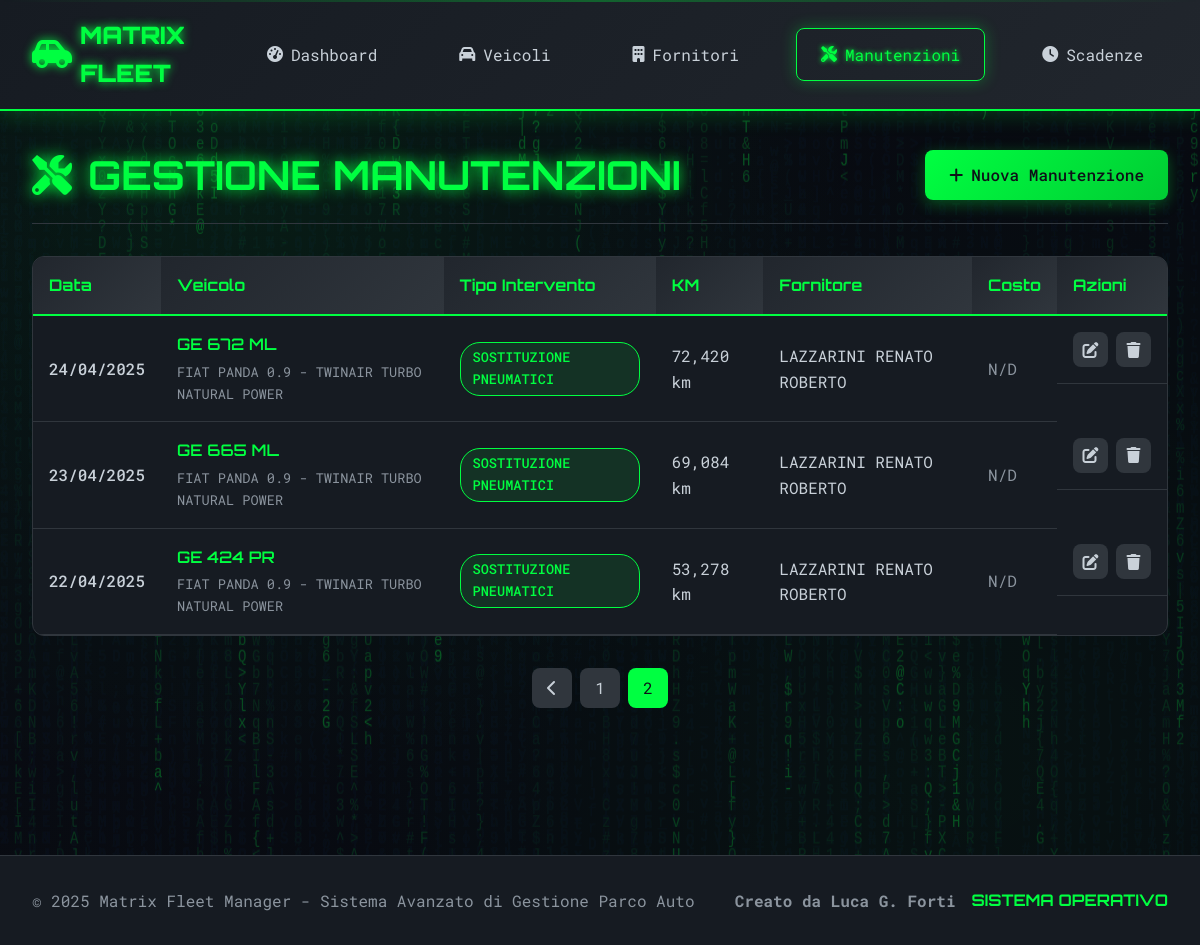
The page /manutenzioni/?page=2 on the database its author committed.
### app/models.py (models this page shows, shortened)
class Manutenzione(db.Model):
    __tablename__ = 'manutenzioni'
    id = db.Column(db.Integer, primary_key=True)
    veicolo_id = db.Column(db.Integer, db.ForeignKey('veicoli.id'), nullable=False)
    fornitore_id = db.Column(db.Integer, db.ForeignKey('fornitori.id'))
    data_intervento = db.Column(db.Date, nullable=False)
    km_intervento = db.Column(db.Integer, nullable=False)
    tipo_intervento = db.Column(db.String(100), nullable=False)
    descrizione = db.Column(db.Text)
    costo = db.Column(db.Numeric(10, 2))
    numero_fattura = db.Column(db.String(50))
    data_fattura = db.Column(db.Date)
    garanzia_mesi = db.Column(db.Integer, default=0)
    prossima_scadenza_km = db.Column(db.Integer)
    note = db.Column(db.Text)
    nucleo = db.Column(db.String(50), default='Via Capitel')
    data_creazione = db.Column(db.DateTime, default=datetime.utcnow)

class Veicolo(db.Model):
    __tablename__ = 'veicoli'
    id = db.Column(db.Integer, primary_key=True)
    targa = db.Column(db.String(10), nullable=False, unique=True)
    marca = db.Column(db.String(50), nullable=False)
    modello = db.Column(db.String(50), nullable=False)
    anno_immatricolazione = db.Column(db.Integer, nullable=False)
    data_immatricolazione = db.Column(db.Date, nullable=False)
    km_attuali = db.Column(db.Integer, default=0)
    carburante = db.Column(db.String(20), nullable=False)
    carburante_personalizzato = db.Column(db.String(50))  # NUOVO CAMPO
    cilindrata = db.Column(db.Integer)
    colore = db.Column(db.String(30))
    stato = db.Column(db.String(20), default='Attivo')
    note = db.Column(db.Text)
    carta_carburante = db.Column(db.String(100))
    pin_carburante = db.Column(db.String(20))
    societa_noleggio_id = db.Column(db.Integer, db.ForeignKey('fornitori.id'))
    nucleo = db.Column(db.String(50), default='Via Capitel')
    data_creazione = db.Column(db.DateTime, default=datetime.utcnow)
    manutenzioni = db.relationship('Manutenzione', backref='veicolo', lazy=True,
                                 order_by='desc(Manutenzione.data_intervento)')
    scadenze = db.relationship('Scadenza', backref='veicolo', lazy=True,
                              order_by='desc(Scadenza.data_scadenza)')
    societa_noleggio = db.relationship('Fornitore', foreign_keys=[societa_noleggio_id])

class Fornitore(db.Model):
    __tablename__ = 'fornitori'
    id = db.Column(db.Integer, primary_key=True)
    ragione_sociale = db.Column(db.String(100), nullable=False)
    partita_iva = db.Column(db.String(20), unique=True)
    codice_fiscale = db.Column(db.String(20))
    indirizzo = db.Column(db.String(200))
    citta = db.Column(db.String(50), nullable=False)
    cap = db.Column(db.String(10), nullable=False)
    provincia = db.Column(db.String(5))
    telefono = db.Column(db.String(20))
    telefono_2 = db.Column(db.String(20))  # NUOVO CAMPO
    telefono_3 = db.Column(db.String(20))  # NUOVO CAMPO
    email = db.Column(db.String(100))
    email_2 = db.Column(db.String(100))    # NUOVO CAMPO
    email_3 = db.Column(db.String(100))    # NUOVO CAMPO
    referente = db.Column(db.String(100))
    settore = db.Column(db.String(50))
    settore_2 = db.Column(db.String(50))   # NUOVO CAMPO
    settore_3 = db.Column(db.String(50))   # NUOVO CAMPO
    settore_personalizzato = db.Column(db.String(100))  # NUOVO CAMPO
    note = db.Column(db.Text)
    attivo = db.Column(db.Boolean, default=True)
    nucleo = db.Column(db.String(50), default='Via Capitel')
    data_creazione = db.Column(db.DateTime, default=datetime.utcnow)
    manutenzioni = db.relationship('Manutenzione', backref='fornitore', lazy=True,
                                 order_by='desc(Manutenzione.data_intervento)')
    veicoli_noleggio = db.relationship('Veicolo', foreign_keys='Veicolo.societa_noleggio_id',
                                     backref='fornitore_noleggio')

### app/routes/manutenzioni.py (the view)
@manutenzioni_bp.route('/')
def index_manutenzioni():
    page = request.args.get('page', 1, type=int)
    manutenzioni = Manutenzione.query.order_by(
        Manutenzione.data_intervento.desc()
    ).paginate(page=page, per_page=10, error_out=False)
    return render_template('manutenzioni/index.html', manutenzioni=manutenzioni)

### app/templates/manutenzioni/index.html (shortened to what this page needs)
{% extends "base.html" %}
{% block content %}
<div class="page-container">
    <div class="page-header">
        <h1 class="page-title">
            <i class="fas fa-tools"></i>
        </h1>
        <div class="page-actions">
            <a href="{{ url_for('manutenzioni.aggiungi_manutenzione') }}" class="btn btn-primary">
                <i class="fas fa-plus"></i> Nuova Manutenzione
            </a>
        </div>
    </div>
    <div class="data-table-container">
        <table class="data-table">
            <thead>
                <tr>
                    <th>Data</th>
                    <th>Veicolo</th>
                    <th>Tipo Intervento</th>
                    <th>KM</th>
                    <th>Fornitore</th>
                    <th>Costo</th>
                    <th>Azioni</th>
                </tr>
            </thead>
            <tbody>
                {% for manutenzione in manutenzioni.items %}
                <tr>
                    <td class="highlight">{{ manutenzione.data_intervento.strftime('%d/%m/%Y') }}</td>
                    <td>
                        <div class="vehicle-info">
                            <div class="vehicle-plate">{{ manutenzione.veicolo.targa }}</div>
                            <div class="vehicle-model">{{ manutenzione.veicolo.marca }} {{ manutenzione.veicolo.modello }}</div>
                        </div>
                    </td>
                    <td>
                        <span class="badge badge-intervento">{{ manutenzione.tipo_intervento }}</span>
                    </td>
                    <td>{{ "{:,}".format(manutenzione.km_intervento) }} km</td>
                    <td>{{ manutenzione.fornitore.ragione_sociale if manutenzione.fornitore else 'N/D' }}</td>
                    <td>
                        {% if manutenzione.costo %}
                            <span class="cost-value">€{{ "%.2f"|format(manutenzione.costo) }}</span>
                        {% else %}
                            <span class="text-muted">N/D</span>
                        {% endif %}
                    </td>
                    <td class="actions">
                        <a href="{{ url_for('manutenzioni.modifica_manutenzione', id=manutenzione.id) }}" class="btn-action" title="Modifica">
                            <i class="fas fa-edit"></i>
                        </a>
                        <a href="{{ url_for('manutenzioni.elimina_manutenzione', id=manutenzione.id) }}" class="btn-action delete" title="Elimina" onclick="return confirm('Sei sicuro di voler eliminare questa manutenzione?')">
                            <i class="fas fa-trash"></i>
                        </a>
                    </td>
                </tr>
                {% endfor %}
            </tbody>
        </table>
    </div>
    {% if manutenzioni.pages > 1 %}
    <div class="pagination">
        {% if manutenzioni.has_prev %}
            <a href="{{ url_for('manutenzioni.index_manutenzioni', page=manutenzioni.prev_num) }}" class="page-btn">
                <i class="fas fa-chevron-left"></i>
            </a>
        {% endif %}
        {% for page_num in manutenzioni.iter_pages() %}
            {% if page_num %}
                {% if page_num != manutenzioni.page %}
                    <a href="{{ url_for('manutenzioni.index_manutenzioni', page=page_num) }}" class="page-btn">{{ page_num }}</a>
                {% else %}
                    <span class="page-btn active">{{ page_num }}</span>
                {% endif %}
            {% endif %}
        {% endfor %}
    </div>
    {% endif %}
</div>
{% endblock %}

### app/static/css/matrix_style.css (style rules this page uses)
:root { --matrix-green: #00ff41; --matrix-green-dark: #00cc33; --matrix-green-light: #4dff80; --matrix-black: #0d1117; --matrix-dark: #161b22; --matrix-darker: #0a0e13; --matrix-gray: #21262d; --matrix-light-gray: #30363d; --matrix-text: #c9d1d9; --matrix-text-dim: #8b949e; --matrix-danger: #ff4757; --matrix-warning: #ffa502; --matrix-success: #2ed573; --matrix-info: #3742fa; }
* { margin: 0; padding: 0; box-sizing: border-box; }
body { font-family: 'Roboto Mono', monospace; background: var(--matrix-black); color: var(--matrix-text); overflow-x: hidden; line-height: 1.6; position: relative; }
.page-title { font-family: 'Orbitron', monospace; font-size: 2.5rem; font-weight: 700; color: var(--matrix-green); text-shadow: 0 0 15px var(--matrix-green); display: flex; align-items: center; gap: 1rem; }
.btn { display: inline-flex; align-items: center; gap: 0.5rem; padding: 0.75rem 1.5rem; border: none; border-radius: 8px; text-decoration: none; font-family: inherit; font-weight: 500; cursor: pointer; transition: all 0.3s ease; position: relative; overflow: hidden; }
.btn::before { content: ''; position: absolute; top: 0; left: -100%; width: 100%; height: 100%; background: linear-gradient(90deg, transparent, rgba(255, 255, 255, 0.1), transparent); transition: left 0.5s; }
.btn-primary { background: linear-gradient(135deg, var(--matrix-green) 0%, var(--matrix-green-dark) 100%); color: var(--matrix-black); box-shadow: 0 4px 15px rgba(0, 255, 65, 0.3); }
.page-container { max-width: 1200px; margin: 0 auto; }
.page-header { display: flex; justify-content: space-between; align-items: center; margin-bottom: 2rem; padding-bottom: 1rem; border-bottom: 1px solid var(--matrix-light-gray); }
.page-actions { display: flex; gap: 1rem; align-items: center; }
.data-table-container { background: var(--matrix-dark); border-radius: 12px; overflow: hidden; border: 1px solid var(--matrix-light-gray); margin-bottom: 2rem; }
.data-table { width: 100%; border-collapse: collapse; }
.data-table th { background: linear-gradient(135deg, var(--matrix-gray) 0%, var(--matrix-light-gray) 100%); color: var(--matrix-green); padding: 1rem; text-align: left; font-family: 'Orbitron', monospace; font-weight: 700; border-bottom: 2px solid var(--matrix-green); }
.data-table td { padding: 1rem; border-bottom: 1px solid var(--matrix-light-gray); color: var(--matrix-text); }
.highlight { color: var(--matrix-green); font-weight: 500; }
.text-muted { color: var(--matrix-text-dim); }
.vehicle-info { display: flex; flex-direction: column; gap: 0.25rem; }
.vehicle-plate { font-weight: 600; color: var(--matrix-green); font-family: 'Orbitron', monospace; }
.vehicle-model { font-size: 0.85rem; color: var(--matrix-text-dim); }
.badge { display: inline-block; padding: 0.25rem 0.75rem; border-radius: 20px; font-size: 0.85rem; font-weight: 500; text-transform: uppercase; }
.badge-intervento { background: rgba(0, 255, 65, 0.1); color: var(--matrix-green); border: 1px solid var(--matrix-green); }
.actions { display: flex; gap: 0.5rem; }
.btn-action { display: inline-flex; align-items: center; justify-content: center; width: 35px; height: 35px; border-radius: 8px; background: var(--matrix-light-gray); color: var(--matrix-text); text-decoration: none; transition: all 0.3s ease; }
.pagination { display: flex; justify-content: center; gap: 0.5rem; margin-top: 2rem; }
.page-btn { display: flex; align-items: center; justify-content: center; width: 40px; height: 40px; background: var(--matrix-light-gray); color: var(--matrix-text); text-decoration: none; border-radius: 8px; transition: all 0.3s ease; }
.page-btn:hover, .page-btn.active { background: var(--matrix-green); color: var(--matrix-black); }

### rows shown on the page
Manutenzione: data_intervento "24/04/2025", veicolo.targa "GE 672 ML", veicolo.marca "FIAT", veicolo.modello "PANDA 0.9 - TWINAIR TURBO NATURAL POWER", tipo_intervento "SOSTITUZIONE PNEUMATICI", km_intervento "72,420", fornitore "LAZZARINI RENATO ROBERTO", shows "N/D"
Manutenzione: data_intervento "23/04/2025", veicolo.targa "GE 665 ML", veicolo.marca "FIAT", veicolo.modello "PANDA 0.9 - TWINAIR TURBO NATURAL POWER", tipo_intervento "SOSTITUZIONE PNEUMATICI", km_intervento "69,084", fornitore "LAZZARINI RENATO ROBERTO", shows "N/D"
Manutenzione: data_intervento "22/04/2025", veicolo.targa "GE 424 PR", veicolo.marca "FIAT", veicolo.modello "PANDA 0.9 - TWINAIR TURBO NATURAL POWER", tipo_intervento "SOSTITUZIONE PNEUMATICI", km_intervento "53,278", fornitore "LAZZARINI RENATO ROBERTO", shows "N/D"

### other values the page prints
{{ page_num }} "1"
{{ page_num }} "2"
